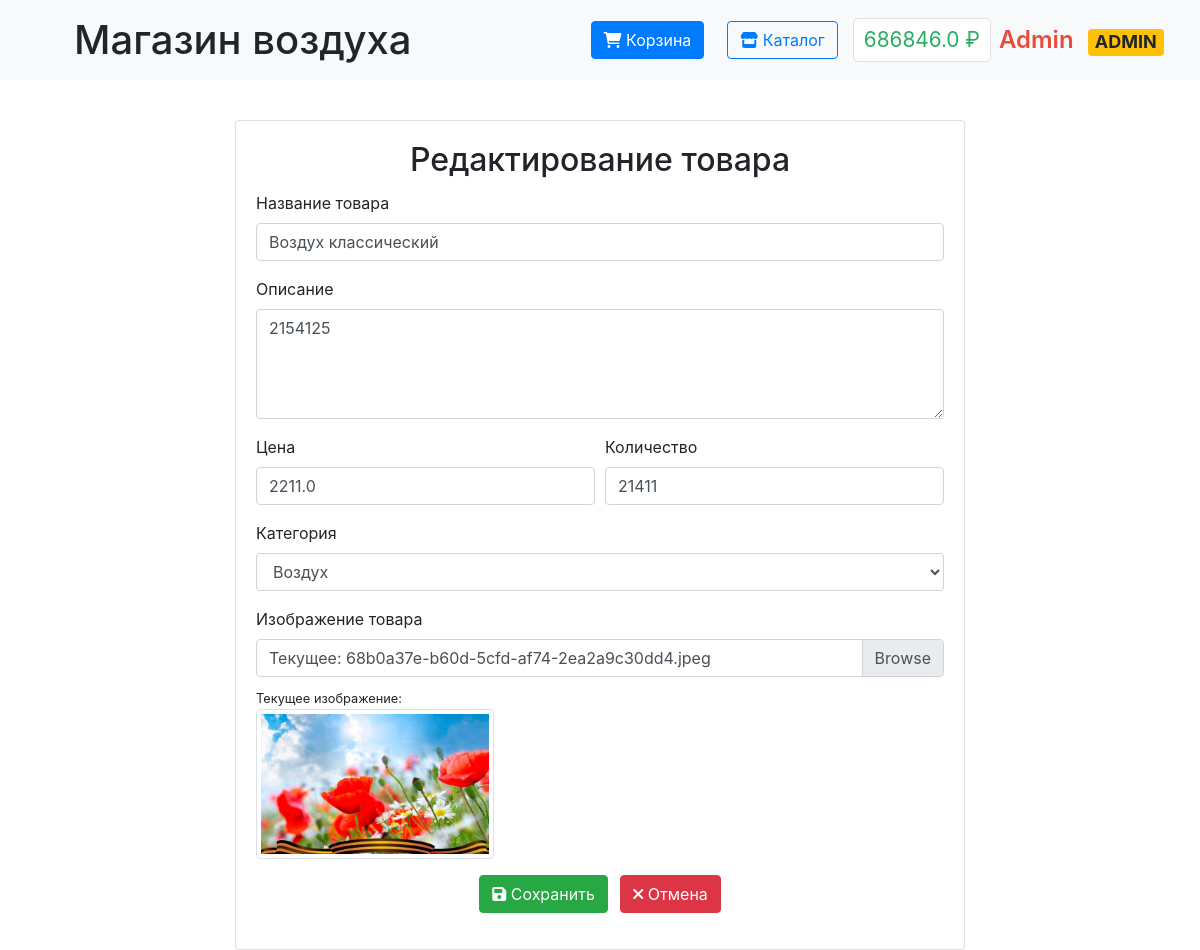
/admin/product/1/edit (signed in), run on an earlier commit of the app's database.
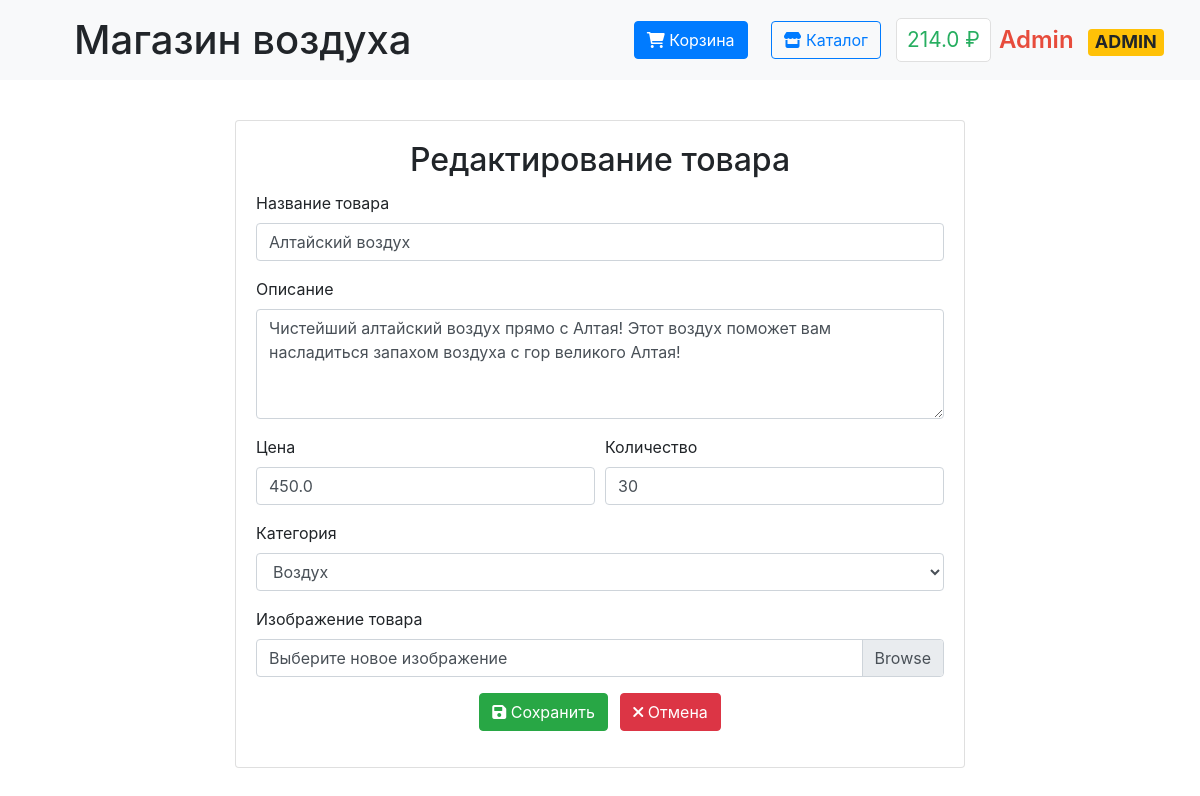
And on a later commit of the database.
### data/users.py (models this page shows, shortened)
class User(SqlAlchemyBase, UserMixin):
    __tablename__ = 'users'
    id = Column(Integer, primary_key=True, autoincrement=True)
    surname = Column(String, nullable=False)
    name = Column(String, nullable=False)
    email = Column(String, unique=True, nullable=False)
    hashed_password = Column(String, nullable=False)
    balance = Column(Float, default=0)
    is_admin = Column(Boolean, default=False)

### data/products.py (models this page shows, shortened)
class Product(SqlAlchemyBase):
    __tablename__ = 'products'
    id = sa.Column(sa.Integer, primary_key=True, autoincrement=True)
    title = sa.Column(sa.String, nullable=False)
    description = sa.Column(sa.Text)
    price = sa.Column(sa.Float, nullable=False)
    quantity = sa.Column(sa.Integer, default=0)
    image_url = sa.Column(sa.String)
    category = sa.Column(sa.String)
    created_at = sa.Column(sa.DateTime, default=sa.func.now())
    is_available = sa.Column(sa.Boolean, default=True)

### main.py (the view, shortened to what this page needs)
@app.route('/admin/product/<int:id>/edit', methods=['GET', 'POST'])
@login_required
def edit_product(id):
    if not current_user.is_admin:
        abort(403)
    db_sess = db_session.create_session()
    product = db_sess.get(Product, id)
    if not product:
        db_sess.close()
        abort(404)
    form = ProductForm(obj=product)
    form.category.choices = [('air', 'Воздух'), ('other', 'Другое')]
    return render_template('edit_product.html', form=form, product=product)

### forms/products.py
class ProductForm(FlaskForm):
    title = StringField('Название товара', validators=[DataRequired()])
    description = TextAreaField('Описание')
    price = FloatField('Цена', validators=[DataRequired(), NumberRange(min=0.01)])
    quantity = IntegerField('Количество', validators=[NumberRange(min=0)])
    image = FileField('Изображение товара', validators=[
        FileAllowed(['jpg', 'jpeg', 'png', 'gif'], 'Только изображения!')
    ])
    category = SelectField('Категория', choices=[
        ('air', 'Воздух'),
        ('other', 'Другое')
    ], validators=[DataRequired()])
    submit = SubmitField('Сохранить')

### data/db_session.py (called while the page is built)
def create_session() -> Session:
    global __factory
    return __factory()

### main.py (called while the page is built)
@login_manager.user_loader
def load_user(user_id):
    db_sess = db_session.create_session()
    return db_sess.get(User, user_id)

### templates/edit_product.html (shortened to what this page needs)
{% extends "base.html" %}
{% block content %}
<div class="container">
    <div class="row justify-content-center">
        <div class="col-md-8">
            <div class="card mt-4">
                <div class="card-body">
                    <h2 class="card-title text-center">Редактирование товара</h2>
                    <form method="POST" enctype="multipart/form-data">
                        <div class="form-group">
                            {{ form.title.label }}
                            {{ form.title(class="form-control") }}
                        </div>
                        <div class="form-group">
                            {{ form.description.label }}
                            {{ form.description(class="form-control", rows=4) }}
                        </div>
                        <div class="form-row">
                            <div class="form-group col-md-6">
                                {{ form.price.label }}
                                {{ form.price(class="form-control") }}
                            </div>
                            <div class="form-group col-md-6">
                                {{ form.quantity.label }}
                                {{ form.quantity(class="form-control") }}
                            </div>
                        </div>
                        <div class="form-group">
                            {{ form.category.label }}
                            {{ form.category(class="form-control") }}
                        </div>
                        <div class="form-group">
                            <label>Изображение товара</label>
                            <div class="custom-file">
                                <label class="custom-file-label" for="image">
                                    {% if product.image_url %}
                                        Текущее: {{ product.image_url.split('/')[-1] }}
                                    {% else %}
                                        Выберите новое изображение
                                    {% endif %}
                                </label>
                            </div>
                            {% if product.image_url %}
                            <div class="mt-2">
                                <small>Текущее изображение:</small><br>
                                <img src="{{ url_for('static', filename=product.image_url) }}"
                                     class="img-thumbnail" style="max-height: 150px;">
                            </div>
                            {% endif %}
                        </div>
                        <div class="form-group text-center">
                            <button type="submit" class="btn btn-success mr-2">
                                <i class="fas fa-save"></i> Сохранить
                            </button>
                            <a href="{{ url_for('admin_panel') }}" class="btn btn-danger">
                                <i class="fas fa-times"></i> Отмена
                            </a>
                        </div>
                    </form>
                </div>
            </div>
        </div>
    </div>
</div>
{% endblock %}

### templates/base.html (shortened to what this page needs)
<!doctype html>
<html lang="en">
<head>
    <link rel="stylesheet" href="https://stackpath.bootstrapcdn.com/bootstrap/4.4.1/css/bootstrap.min.css">
    <link rel="stylesheet" href="https://cdnjs.cloudflare.com/ajax/libs/font-awesome/6.0.0/css/all.min.css">
    <link rel="stylesheet" href="{{ url_for('static', filename='css/style.css') }}">
</head>
<body>
<nav class="navbar navbar-light bg-light">
    <div class="navbar-container">
        <h1 class="m-2" style="padding-left: 30px;">Магазин воздуха</h1>
        <div class="nav-section">
            {% if current_user.is_authenticated %}
                <a href="{{ url_for('cart') }}" class="btn btn-primary mr-2">
                    <i class="fas fa-shopping-cart"></i> Корзина
                </a>
                <a href="{{ url_for('index') }}" class="btn btn-outline-primary">
                    <i class="fas fa-store"></i> Каталог
                </a>
                <div class="d-flex align-items-center">
                    <span class="balance mr-2" onclick="window.location.href='{{ url_for('payment') }}'">
                        {{ current_user.balance }} ₽
                    </span>
                    <span class="username {% if current_user.is_admin %}admin-badge{% endif %}"
                          onclick="window.location.href='{{ url_for('profile') }}'">
                        {{ current_user.name }}
                        {% if current_user.is_admin %}<span class="badge badge-warning ml-2">ADMIN</span>{% endif %}
                    </span>
                </div>
            {% endif %}
        </div>
    </div>
</nav>
<main>
    {% block content %}{% endblock %}
</main>
</body>
</html>

What changed in the data, as far as the page shows it:
changed User "Admin": balance "686846.0" → "214.0"
changed Product "Воздух": title "Воздух классический" → "Алтайский воздух"; description "2154125" → "Чистейший алтайский воздух прямо с Алтая! Этот воздух поможет вам насладиться запахом воздуха с гор великого Алтая!"; price "2211.0" → "450.0"; quantity "21411" → "30"; image_url "68b0a37e-b60d-5cfd-af74-2ea2a9c30dd4.jpeg" → (not shown); image_url: picture removed
Also different on the page:
text no longer shown: "Текущее: Текущее изображение:"
text now shown: "Выберите новое изображение"
